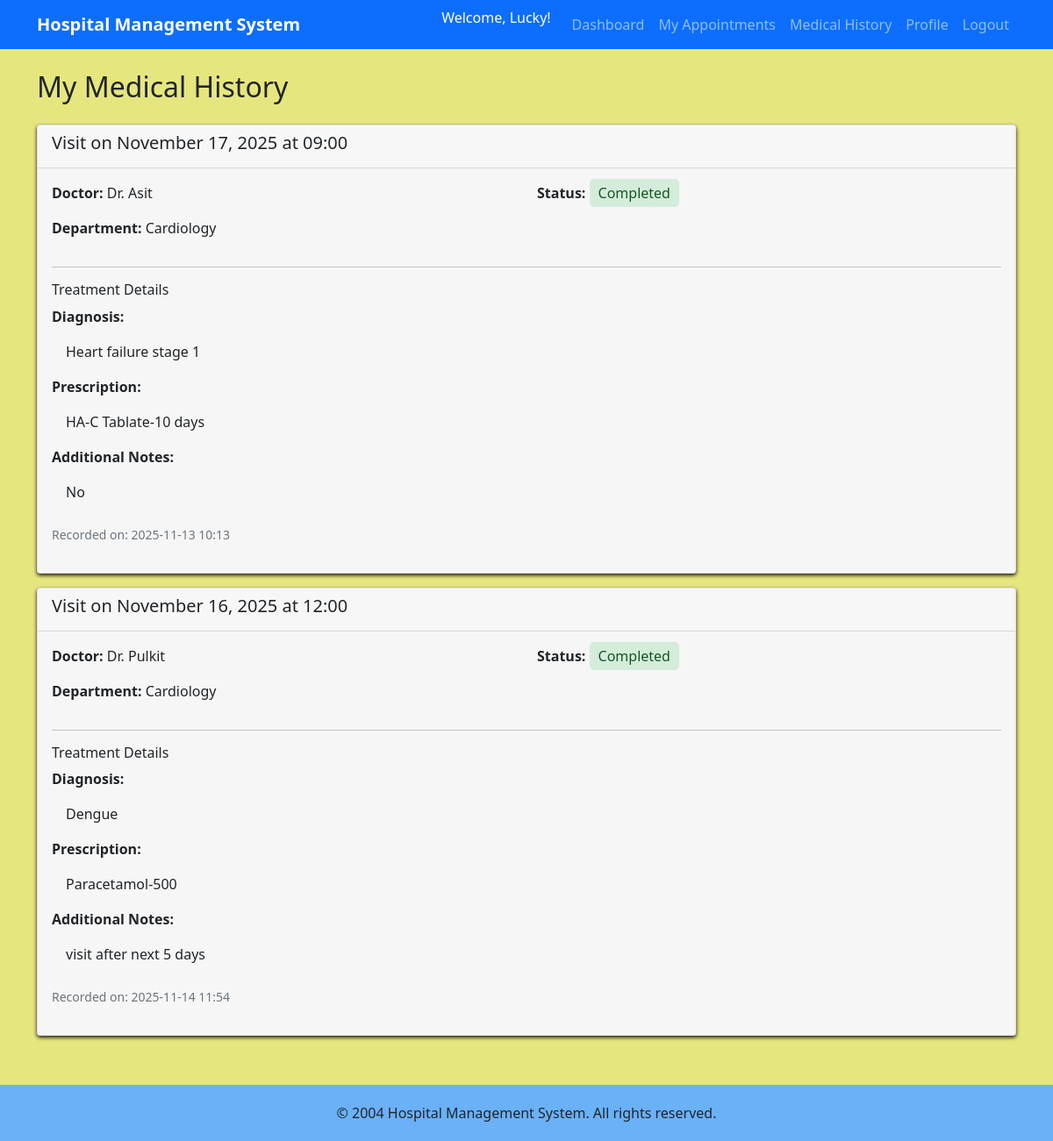
Screenshot of /patient/history (signed in) with the database file from the repository.
### models.py (models this page shows)
class Appointment(db.Model):
    id = db.Column(db.Integer, primary_key=True)
    patient_id = db.Column(db.Integer, db.ForeignKey('patient.id'), nullable=False)
    doctor_id = db.Column(db.Integer, db.ForeignKey('doctor.id'), nullable=False)
    date = db.Column(db.Date, nullable=False)
    time = db.Column(db.String(10), nullable=False)
    status = db.Column(db.String(20), default='Booked')
    created_at = db.Column(db.DateTime, default=datetime.utcnow)
    treatment = db.relationship('Treatment', backref='appointment', uselist=False, cascade='all, delete-orphan')

class Doctor(db.Model):
    id = db.Column(db.Integer, primary_key=True)
    name = db.Column(db.String(100), nullable=False)
    email = db.Column(db.String(120), unique=True, nullable=False)
    password = db.Column(db.String(200), nullable=False)
    phone = db.Column(db.String(15))
    department_id = db.Column(db.Integer, db.ForeignKey('department.id'), nullable=False)
    experience_years = db.Column(db.Integer)
    is_active = db.Column(db.Boolean, default=True)
    appointments = db.relationship('Appointment', backref='doctor', lazy=True)
    availability = db.relationship('DoctorAvailability', backref='doctor', lazy=True, cascade='all, delete-orphan')

class Department(db.Model):
    id = db.Column(db.Integer, primary_key=True)
    name = db.Column(db.String(100), unique=True, nullable=False)
    description = db.Column(db.Text)
    doctors = db.relationship('Doctor', backref='department', lazy=True)

class Treatment(db.Model):
    id = db.Column(db.Integer, primary_key=True)
    appointment_id = db.Column(db.Integer, db.ForeignKey('appointment.id'), nullable=False)
    diagnosis = db.Column(db.Text)
    prescription = db.Column(db.Text)
    notes = db.Column(db.Text)
    created_at = db.Column(db.DateTime, default=datetime.utcnow)

### routes.py (the view)
    @app.route('/patient/history')
    @login_required('patient')
    def patient_history():
        patient_id = session['user_id']
        completed_appointments = Appointment.query.filter_by(
            patient_id=patient_id,
            status='Completed'
        ).order_by(Appointment.date.desc()).all()
        return render_template('patient/history.html', appointments=completed_appointments)

### routes.py (called while the page is built)
def login_required(role):
    def decorator(f):
        @wraps(f)
        def decorated_function(*args, **kwargs):
            if 'user_id' not in session or session.get('role') != role:
                flash('Please login to access this page', 'danger')
                return redirect(url_for('login'))
            return f(*args, **kwargs)
        return decorated_function
    return decorator

### templates/patient/history.html (shortened to what this page needs)
{% extends "base.html" %}
{% block content %}
<h2>My Medical History</h2>
<div class="mt-4">
    {% if appointments %}
    {% for appointment in appointments %}
    <div class="card mb-3">
        <div class="card-header">
            <h5>Visit on {{ appointment.date.strftime('%B %d, %Y') }} at {{ appointment.time }}</h5>
        </div>
        <div class="card-body">
            <div class="row">
                <div class="col-md-6">
                    <p><strong>Doctor:</strong> Dr. {{ appointment.doctor.name }}</p>
                    <p><strong>Department:</strong> {{ appointment.doctor.department.name }}</p>
                </div>
                <div class="col-md-6">
                    <p><strong>Status:</strong> <span class="status-{{ appointment.status.lower() }}">{{ appointment.status }}</span></p>
                </div>
            </div>
            {% if appointment.treatment %}
            <hr>
            <h6>Treatment Details</h6>
            <div class="row">
                <div class="col-md-12">
                    <p><strong>Diagnosis:</strong></p>
                    <p class="ms-3">{{ appointment.treatment.diagnosis }}</p>
                </div>
            </div>
            <div class="row">
                <div class="col-md-12">
                    <p><strong>Prescription:</strong></p>
                    <p class="ms-3">{{ appointment.treatment.prescription }}</p>
                </div>
            </div>
            {% if appointment.treatment.notes %}
            <div class="row">
                <div class="col-md-12">
                    <p><strong>Additional Notes:</strong></p>
                    <p class="ms-3">{{ appointment.treatment.notes }}</p>
                </div>
            </div>
            {% endif %}
            <p class="text-muted mt-2"><small>Recorded on: {{ appointment.treatment.created_at.strftime('%Y-%m-%d %H:%M') }}</small></p>
            {% else %}
            <p class="text-muted">No treatment details available for this visit</p>
            {% endif %}
        </div>
    </div>
    {% endfor %}
    {% else %}
    <div class="alert alert-info">
        No medical history available. Your completed appointments will appear here.
    </div>
    {% endif %}
</div>
{% endblock %}

### templates/base.html (style rules this page uses)
body { min-height: 100vh; display: flex; flex-direction: column; background-color: #e6e67f !important; }
.card { margin-bottom: 20px; box-shadow: 0 2px 4px rgba(8, 1, 1, 0.928); }
.card-body { background-color: #f6f6f6; }
.status-completed { background-color: #d4edda; color: #155724; padding: 5px 10px; border-radius: 5px; }

### rows the page displays
Appointment: date "November 17, 2025", time "09:00", doctor.name "Asit", doctor.department.name "Cardiology", status "Completed", treatment.diagnosis "Heart failure stage 1", treatment.prescription "HA-C Tablate-10 days", treatment.notes "No", treatment.created_at "2025-11-13 10:13"
Appointment: date "November 16, 2025", time "12:00", doctor.name "Pulkit", doctor.department.name "Cardiology", status "Completed", treatment.diagnosis "Dengue", treatment.prescription "Paracetamol-500", treatment.notes "visit after next 5 days", treatment.created_at "2025-11-14 11:54"

### other values shown
{{ session.username }} "Lucky"
